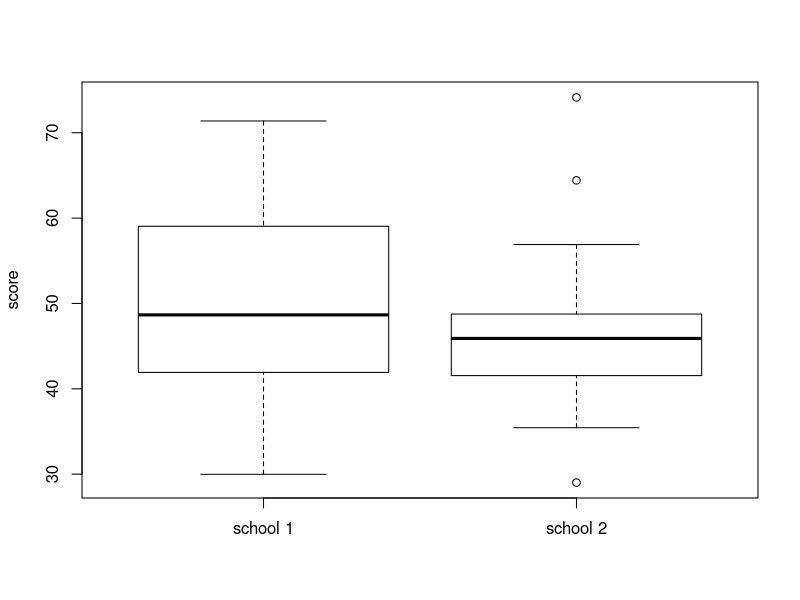
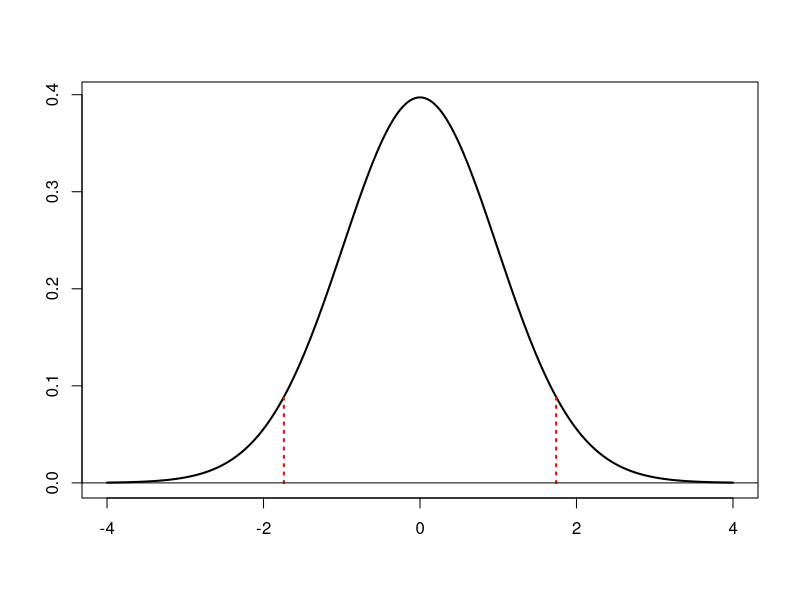
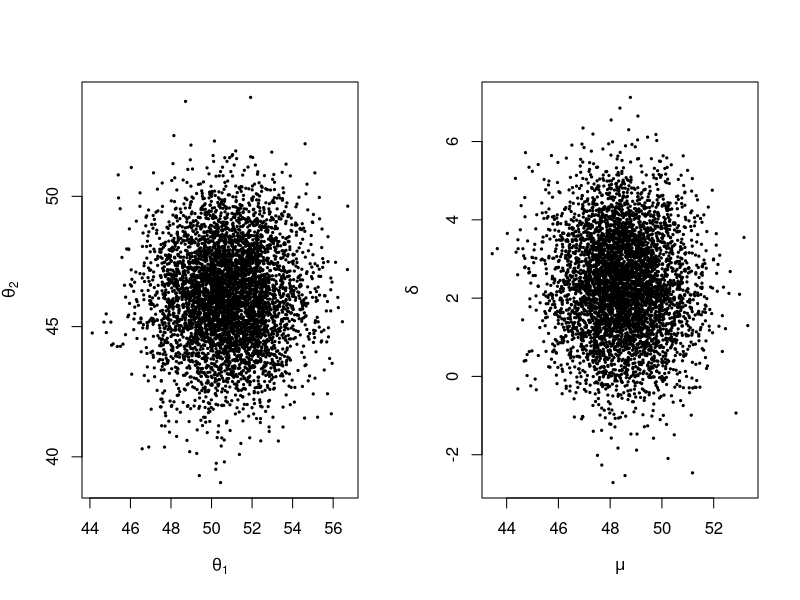
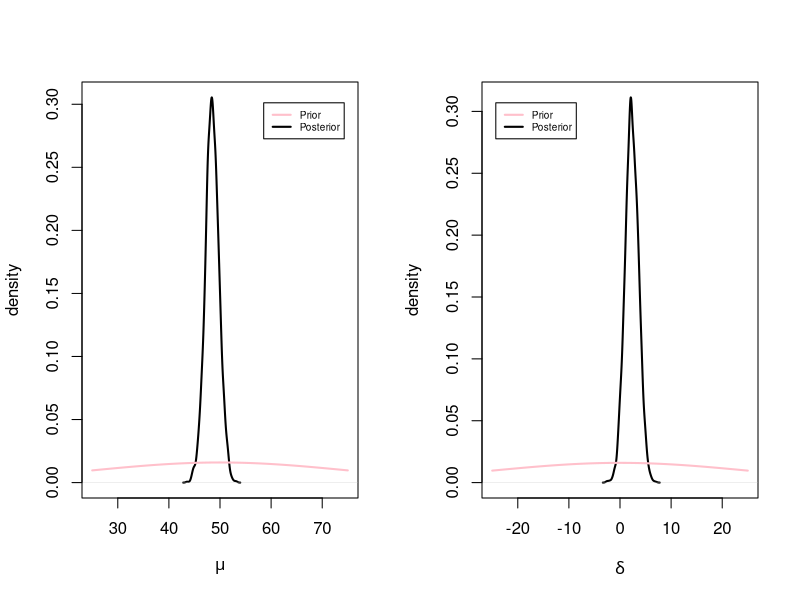

Generate these figures, in order, with R:
## ---- chunk 1
rm(list=ls());  set.seed(20210520);
knitr::opts_chunk$set(fig.align = 'center', message = FALSE)
## ---- chunk 2
y1 <- c(52.11, 57.65, 66.44, 44.68, 40.57, 35.04, 50.71, 66.17,
        39.43, 46.17, 58.76, 47.97, 39.18, 64.63, 69.38, 32.38,
        29.98, 59.32, 43.04, 57.83, 46.07, 47.74, 48.66, 40.80,
        66.32, 53.70, 52.42, 71.38, 59.66, 47.52, 39.51)

y2 <- c(52.87, 50.03, 41.51, 37.42, 64.42, 45.44, 46.06, 46.37,
        46.66, 29.01, 35.69, 49.16, 55.90, 45.84, 35.44, 43.21,
        48.36, 74.14, 46.76, 36.97, 43.84, 43.24, 56.90, 47.64,
        38.84, 42.96, 41.58, 45.96)
## ---- chunk 3
boxplot(list(y1, y2), ylab="score", 
        names=c("school 1", "school 2"), col=0)
## ---- chunk 4
n1 <- length(y1);  y1bar <- mean(y1);  s1 <- sd(y1);
n2 <- length(y2);  y2bar <- mean(y2);  s2 <- sd(y2);

y1bar-y2bar
## ---- chunk 5
# pooled sample standard deviation
sp      <- sqrt( ( (n1-1)*s1^2 + (n2-1)*s2^2 ) / (n1+n2-2)) 
# test-statistic
(t.stat <- (y1bar- y2bar) / (sp * sqrt(1/n1 + 1/n2)) )
## ---- chunk 6
tvals <- seq(-4, 4, 0.01)
plot(tvals, dt(tvals, df=n1+n2-2), type="l", lwd=2, ylab="",xlab="")
segments(1.74,0,1.74, dt(1.74, df=n1+n2-2), col="red", lwd=2, lty=3)
segments(-1.74,0,-1.74, dt(1.74,df=n1+n2-2), col="red", lwd=2, lty=3)
abline(h=0)
## ---- chunk 7
# two-sided p-value 
2 * (1 - pt(abs(t.stat), df=n1+n2-2))
## ---- chunk 8
# Or just go
t.test(y1, y2, var.equal=T)
## ---- chunk 9
# Hyperparmeters
mu.0     <- 50 ;  gamma2.0 <- 625;
delta.0  <- 0  ;  tau2.0   <- 625;
sigma2.0 <- 100;   nu.0    <- 1  ;

# Starting values 
mu    <- (y1bar + y2bar) / 2 
delta <- (y1bar - y2bar) / 2

# Now let's generate the Markov chain!
S <- 5000
mu.chain     <- rep(NA, S);  
delta.chain  <- rep(NA, S); 
sigma2.chain <-rep(NA, S) ;

for(s in 1:S)
{ # First update sigma2, then mu then delta
 sigma2   <- 1/rgamma(1, (nu.0 + n1 + n2) / 2,  
    (nu.0*sigma2.0 + sum( (y1 - mu - delta)^2 ) + 
      sum( (2 - mu + delta)^2 ) ) / 2 )
 gamma2.n <- 1 / (1/gamma2.0 + (n1+n2)/sigma2) 
 mu.n     <- gamma2.n * (mu.0/gamma2.0 + ( sum(y1-delta) + 
                     sum(y2+delta) ) / sigma2 )
 mu      <- rnorm(1, mean=mu.n, sd=sqrt(gamma2.n))
 tau2.n  <- 1 / (1/tau2.0 + (n1+n2)/sigma2)
 delta.n <- tau2.n * (delta.0/tau2.0 + ( sum(y1-mu) - 
                      sum(y2-mu)) / sigma2 )
 delta   <- rnorm(1, mean=delta.n, sd=sqrt(tau2.n))
 
 mu.chain[s]     <- mu
 delta.chain[s]  <- delta
 sigma2.chain[s] <- sigma2
 }
## ---- chunk 10
ylab=expression(theta[2])
xlab=expression(theta[1])
ylab2=expression(delta)
xlab2=expression(mu)
## ---- chunk 11
par(mfrow=c(1,2))
plot(mu.chain+delta.chain, mu.chain-delta.chain,
  xlab=xlab, ylab=ylab,pch=19,cex=0.3)

plot(mu.chain, delta.chain,pch=19,cex=0.3,xlab=xlab2,ylab=ylab2)
## ---- chunk 12
par(mfrow=c(1,2))
plot(density(mu.chain), xlim=c(25, 75), lwd=2, 
  xlab=expression(mu), ylab="density", main="") 
mu.vals <- seq(25, 75, .10)
lines(mu.vals,dnorm(mu.vals, mu.0, sqrt(gamma2.0)), 
  lwd=2, col="pink")
legend("topright", inset=.05, lwd=2, col=c("pink", "black"), 
   legend=c("Prior", "Posterior"), cex=0.6)

plot(density(delta.chain), xlim=c(-25, 25), lwd=2,
  xlab=expression(delta), ylab="density", main="")
delta.vals <- seq(-25, 25, .10)
lines(delta.vals, dnorm(delta.vals, delta.0, sqrt(tau2.0)), 
  lwd=2, col="pink")
legend("topleft", inset=.05, lwd=2, col=c("pink", "black"), 
   legend=c("Prior", "Posterior"), cex=0.6)
## ---- chunk 13
(y1bar+y2bar)/2; mean(mu.chain)
## ---- chunk 14
mean(delta.chain)*2; y1bar-y2bar
## ---- chunk 15
# Posterior belief about other quantities of interest
# 2*delta = theta1 - theta2
quantile(2*delta.chain, c(.025, .975))  
## ---- chunk 16
# Posterior belief that theta1 > theta2
mean(delta.chain > 0)  
## ---- chunk 17
# Posterior predictive simulation 
y1.tilde <- rnorm(S, mean=mu.chain+delta.chain,
                  sd=sqrt(sigma2.chain))
y2.tilde <- rnorm(S, mean=mu.chain-delta.chain,
                  sd=sqrt(sigma2.chain))

mean(y1.tilde > y2.tilde)
## ---- chunk 18
y1bar
## ---- chunk 19
(y1bar+y2bar)/2
## ---- chunk 20
mean(mu.chain+delta.chain)
